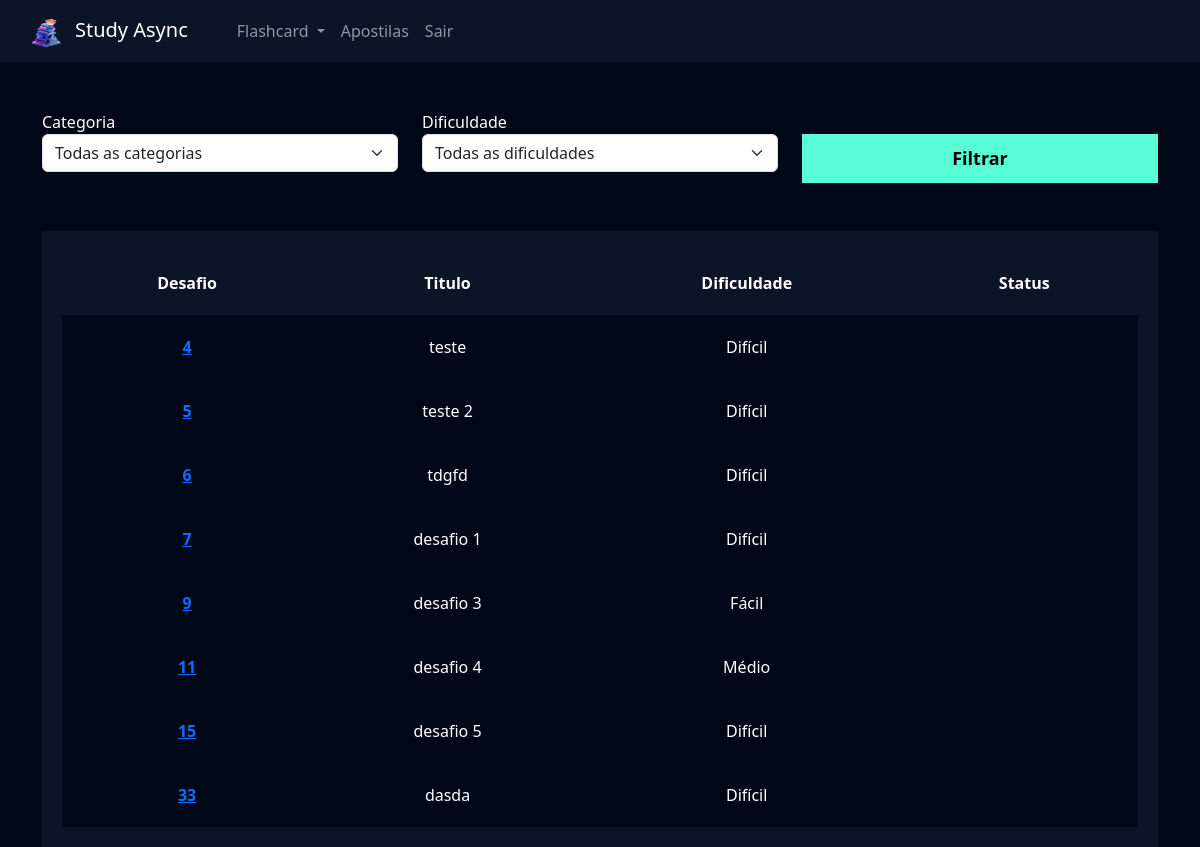
/flashcard/listar_desafio/ (signed in), run on the app's committed database.
### flashcard/models.py (models this page shows, shortened)
class Desafio(models.Model):
    user = models.ForeignKey(User, on_delete=models.DO_NOTHING)
    titulo = models.CharField(max_length=100)
    categoria = models.ManyToManyField(Categoria)
    quantidade_perguntas = models.IntegerField()
    dificuldade = models.CharField(
        max_length=1, choices=Flashcard.DIFICULDADE_CHOICES
    )
    flashcards = models.ManyToManyField(FlashcardDesafio)

### flashcard/views.py (the view)
# urls.py: path('listar_desafio/', views.listar_desafio, name='listar_desafio'),
def listar_desafio(request):
    if not request.user.is_authenticated:
            return redirect('/usuarios/logar')
    if request.method == 'GET':
        desafios = Desafio.objects.filter(user=request.user)
        categorias = Categoria.objects.all()
        dificuldades = Flashcard.DIFICULDADE_CHOICES
        flashcards = Flashcard.objects.filter(user=request.user)
        categoria_filtrar = request.GET.get('categoria')
        dificuldade_filtrar = request.GET.get('dificuldade')
        return render(request, 'listar_desafio.html', {'desafios': desafios, 'categorias': categorias, 'dificuldades': dificuldades})

### flashcard/models.py (called while the page is built)
    def __str__(self):
        return self.nome

### flashcard/templates/listar_desafio.html (shortened to what this page needs)
{% extends "base.html" %}
{% load static %}
{% block 'cabecalho' %}
    <link href="{% static 'usuarios/css/cadastro.css' %}" rel="stylesheet">
    <link href="{% static 'flashcard/css/novo_flashcard.css' %}" rel="stylesheet">
    <link href="{% static 'flashcard/css/iniciar_desafio.css' %}" rel="stylesheet">
    <link href="{% static 'flashcard/css/desafio.css' %}" rel="stylesheet">
    <link href='https://unpkg.com/boxicons@2.1.4/css/boxicons.min.css' rel='stylesheet'>
{% endblock 'cabecalho' %}
{% block 'conteudo' %}
    {% include "partials/header.html" %}
    <div class="container">
        <br>
        <br>
        <div class="row">
            <form action="{% url 'listar_desafio' %}" method="GET">
                <div class="row">
                    <div class="col-md">
                        <label for="">Categoria</label>
                        <select name="categoria" id="" class="form-select">
                            <option value="">Todas as categorias</option>
                        </select>
                    </div>
                    <div class="col-md">
                        <label for="">Dificuldade</label>
                        <select name="dificuldade" id="" class="form-select">
                            <option value="">Todas as dificuldades</option>
                        </select>
                    </div>
                    <div class="col-md">
                        <br>
                        <input type="submit" style="width: 100%" value="Filtrar" class="btn-cadastro">
                    </div>
        </div>
        <br>
        <br>
        <div class="box-listar">
            <table>
                <thead>
                  <tr>
                    <th scope="col">Desafio</th>
                    <th scope="col">Titulo</th>
                    <th scope="col">Dificuldade</th>
                    <th scope="col">Status</th>
                  </tr>
                </thead>
                <tbody>
                    {% for desafio in desafios %}
                        <tr class="linha">
                            <th><a href="{% url 'desafio' desafio.id %}">{{desafio.id}}</a></th>
                            <td>{{desafio.titulo}}</td>
                            <td>{{desafio.get_dificuldade_display}}</td>
                            <td>{{desafio.status}}</td>
                        </tr>
                  {% endfor %}
                </tbody>
              </table>
        </div>
    </div>
{% endblock 'conteudo' %}

### templates/static/geral/css/base.css (style rules this page uses)
:root { --main-color: #0b1526; --dark-color: #000716; --secondary-dark-color: rgb(15, 2, 26); --light-color: #00c1f3; --contrast-color: #f4c96b; --differential-color: #58fcd5; }
body { background-color: var(--dark-color) !important; color: white !important; }

### templates/static/usuarios/css/cadastro.css (style rules this page uses)
* { margin: 0; padding: 0; }
.btn-cadastro { padding: 10px; background-color: #58fcd5; border: none; border: 1px solid #58fcd5; font-size: 18px; font-weight: bold; padding-left: 25px; padding-right: 25px; }

### templates/static/flashcard/css/desafio.css (style rules this page uses)
.box-listar { background-color: #0b1526; padding: 20px; }
table { width: 100%; padding: 20px; text-align: center; }
.linha { height: 40px; background-color: var(--dark-color); padding: 20px; }
td, th { padding: 20px; }
tr { background-color: var(--main-color); }

### data on the page
Desafio: id "4", titulo "teste", dificuldade "Difícil"
Desafio: id "5", titulo "teste 2", dificuldade "Difícil"
Desafio: id "6", titulo "tdgfd", dificuldade "Difícil"
Desafio: id "7", titulo "desafio 1", dificuldade "Difícil"
Desafio: id "9", titulo "desafio 3", dificuldade "Fácil"
Desafio: id "11", titulo "desafio 4", dificuldade "Médio"
Desafio: id "15", titulo "desafio 5", dificuldade "Difícil"
Desafio: id "33", titulo "dasda", dificuldade "Difícil"
